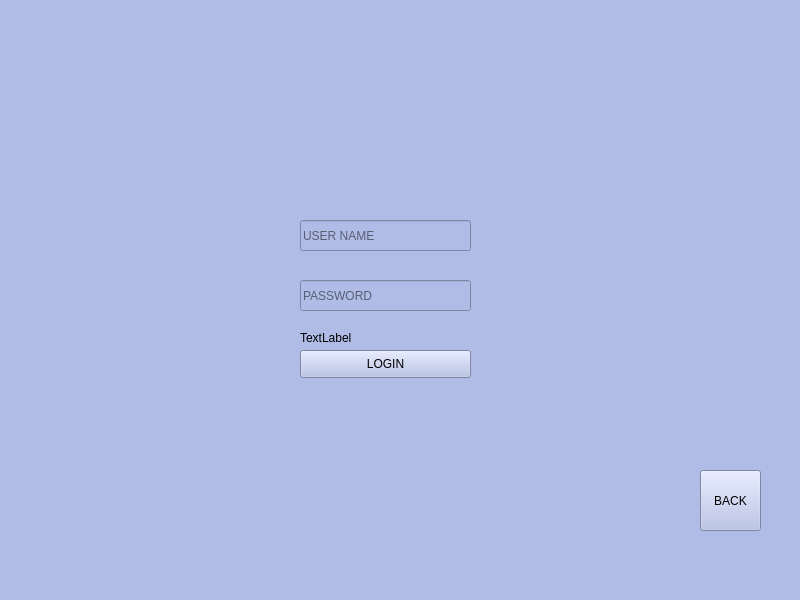
<?xml version="1.0" encoding="UTF-8"?>
<ui version="4.0">
 <class>teacher_entry</class>
 <widget class="QMainWindow" name="teacher_entry">
  <property name="geometry">
   <rect>
    <x>0</x>
    <y>0</y>
    <width>800</width>
    <height>600</height>
   </rect>
  </property>
  <property name="minimumSize">
   <size>
    <width>800</width>
    <height>600</height>
   </size>
  </property>
  <property name="maximumSize">
   <size>
    <width>800</width>
    <height>600</height>
   </size>
  </property>
  <property name="windowTitle">
   <string>MainWindow</string>
  </property>
  <property name="styleSheet">
   <string notr="true">background-color:rgb(177, 188, 230);</string>
  </property>
  <widget class="QWidget" name="centralwidget">
   <widget class="QPushButton" name="teacherLoginButton">
    <property name="geometry">
     <rect>
      <x>300</x>
      <y>350</y>
      <width>171</width>
      <height>28</height>
     </rect>
    </property>
    <property name="text">
     <string>LOGIN</string>
    </property>
   </widget>
   <widget class="QLineEdit" name="teacherName">
    <property name="geometry">
     <rect>
      <x>300</x>
      <y>220</y>
      <width>171</width>
      <height>31</height>
     </rect>
    </property>
    <property name="placeholderText">
     <string>USER NAME</string>
    </property>
   </widget>
   <widget class="QLineEdit" name="teacherPassword">
    <property name="geometry">
     <rect>
      <x>300</x>
      <y>280</y>
      <width>171</width>
      <height>31</height>
     </rect>
    </property>
    <property name="echoMode">
     <enum>QLineEdit::Password</enum>
    </property>
    <property name="placeholderText">
     <string>PASSWORD</string>
    </property>
   </widget>
   <widget class="QPushButton" name="backbutton2">
    <property name="geometry">
     <rect>
      <x>700</x>
      <y>470</y>
      <width>61</width>
      <height>61</height>
     </rect>
    </property>
    <property name="text">
     <string>BACK</string>
    </property>
   </widget>
   <widget class="QLabel" name="tLoginPageLabel">
    <property name="geometry">
     <rect>
      <x>300</x>
      <y>330</y>
      <width>55</width>
      <height>16</height>
     </rect>
    </property>
    <property name="text">
     <string>TextLabel</string>
    </property>
   </widget>
  </widget>
  <widget class="QMenuBar" name="menubar">
   <property name="geometry">
    <rect>
     <x>0</x>
     <y>0</y>
     <width>800</width>
     <height>21</height>
    </rect>
   </property>
  </widget>
  <widget class="QStatusBar" name="statusbar"/>
 </widget>
 <resources/>
 <connections/>
</ui>
